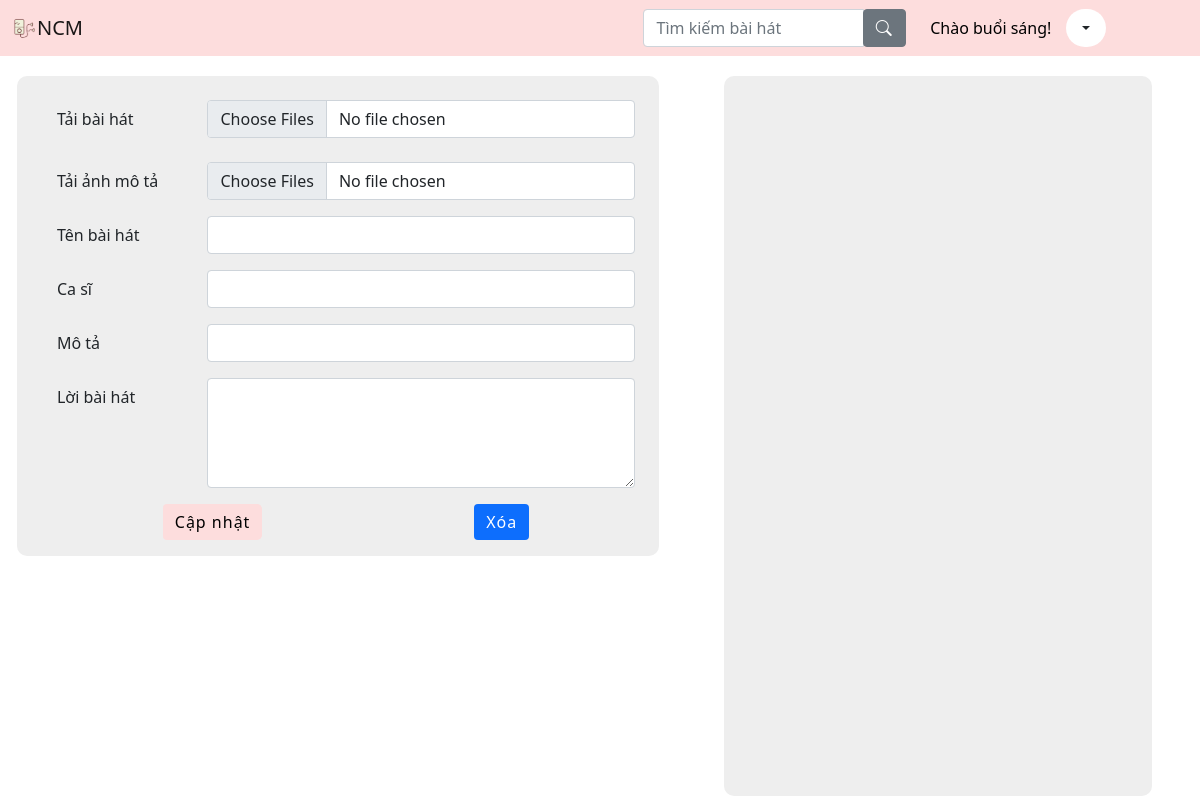
The page /admin.php (signed in) on the database as committed earlier.
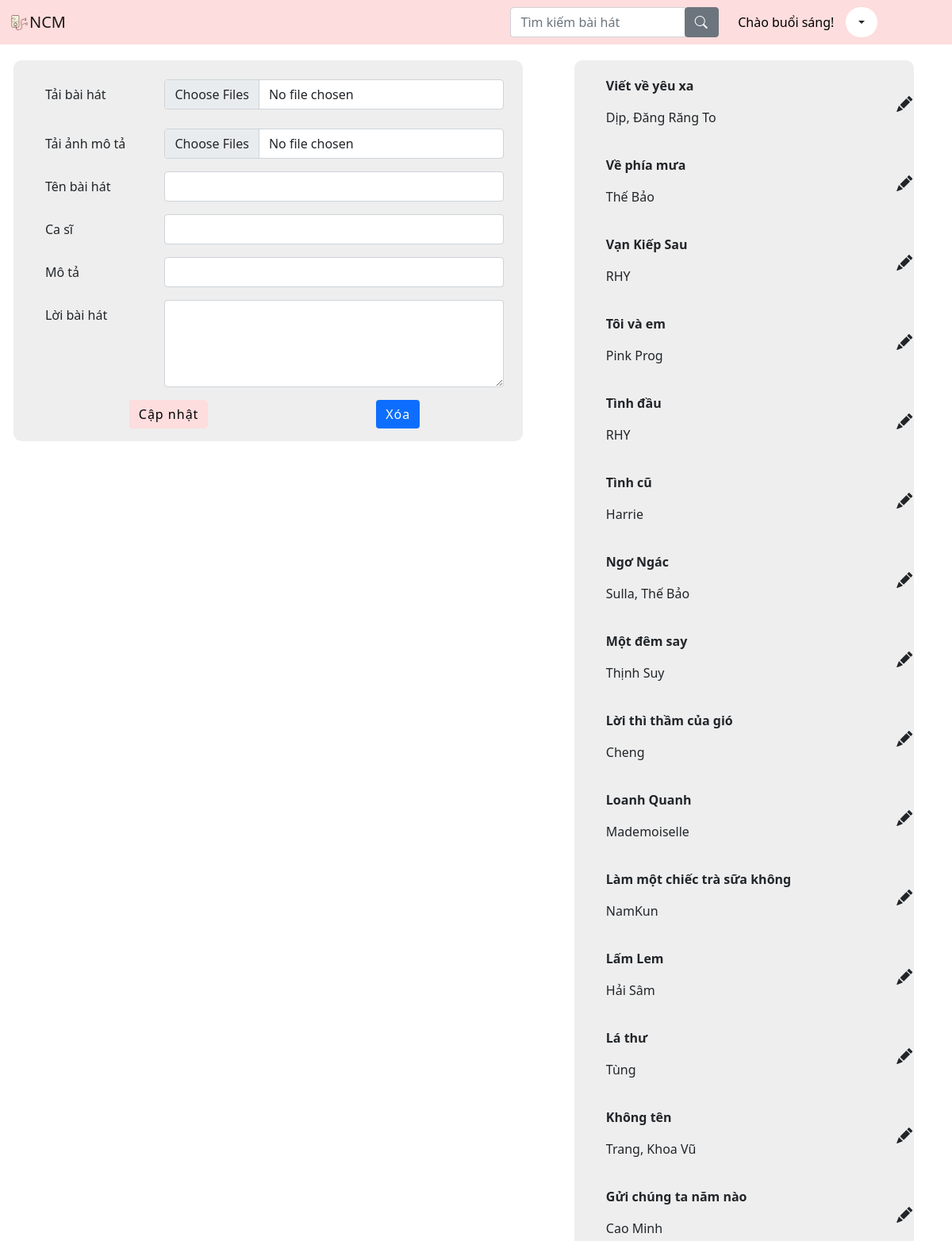
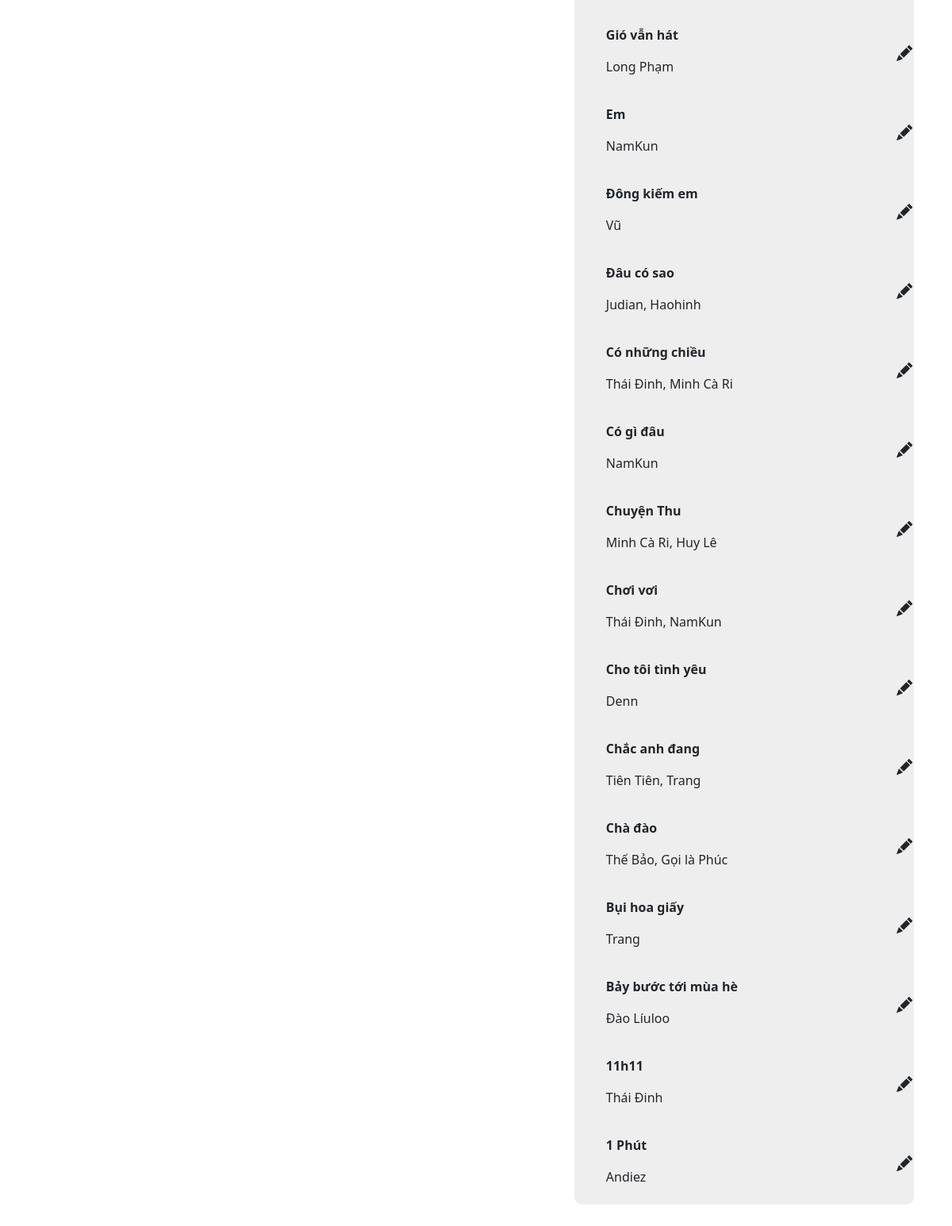
The same page on the database as committed later (2 pictures, top to bottom).
### tables this page shows
CREATE TABLE `songs` (
  `id` int(11) NOT NULL,
  `name` varchar(255) NOT NULL,
  `singer` varchar(255) NOT NULL,
  `music` varchar(255) NOT NULL,
  `cover` varchar(255) NOT NULL,
  `lyrics` text NOT NULL,
  `tag` varchar(255) NOT NULL DEFAULT 'Nhạc, NCM',
  `view` int(255) NOT NULL DEFAULT 0
);

### admin.php (the view, shortened to what the changed rows need)
<?php
@include 'config.php';
?>
<!doctype html>
<html lang="vi">
<head>
    <link href="https://cdn.jsdelivr.net/npm/bootstrap@5.0.2/dist/css/bootstrap.min.css" rel="stylesheet">
    <link href="https://cdn.jsdelivr.net/npm/bootstrap-icons@1.9.1/font/bootstrap-icons.css"  rel="stylesheet">
    <link rel='stylesheet' href='styles/style.css'>
</head>
<body>
    <content class="row w-100">
        <div class="sub-play col-12 col-lg-5">
            <div class="container vertical-scrollable">
                <?php
                $rows = mysqli_query($conn, "SELECT * FROM songs ORDER BY id DESC")
                ?>
                <div class="row text-right">
                <?php foreach ($rows as $row) : ?>
                    <li class="item" value="<?php echo $row["id"]; ?>">
                        <p><b><?php echo $row["name"]; ?></b></p>
                        <p><?php echo $row["singer"]; ?></p>
                        <i class="bi bi-pencil-fill"></i>
                    </li>
                <?php endforeach; ?>
                </div>
            </div>
        </div>
    </content>
</body>
</html>

Rows that differ between the two databases and show on the page:
added songs: $row["id"] 30 (drawn), name "Viết về yêu xa", singer "Dịp, Đăng Răng To"
added songs: $row["id"] 29 (drawn), name "Về phía mưa", singer "Thế Bảo"
added songs: $row["id"] 28 (drawn), name "Vạn Kiếp Sau", singer "RHY"
added songs: $row["id"] 27 (drawn), name "Tôi và em", singer "Pink Prog"
added songs: $row["id"] 26 (drawn), name "Tình đầu", singer "RHY"
added songs: $row["id"] 25 (drawn), name "Tình cũ", singer "Harrie"
added songs: $row["id"] 24 (drawn), name "Ngơ Ngác", singer "Sulla, Thế Bảo"
added songs: $row["id"] 23 (drawn), name "Một đêm say", singer "Thịnh Suy"
added songs: $row["id"] 22 (drawn), name "Lời thì thầm của gió", singer "Cheng"
added songs: $row["id"] 21 (drawn), name "Loanh Quanh", singer "Mademoiselle"
added songs: $row["id"] 20 (drawn), name "Làm một chiếc trà sữa không", singer "NamKun"
added songs: $row["id"] 19 (drawn), name "Lấm Lem", singer "Hải Sâm"
added songs: $row["id"] 18 (drawn), name "Lá thư", singer "Tùng"
added songs: $row["id"] 17 (drawn), name "Không tên", singer "Trang, Khoa Vũ"
added songs: $row["id"] 16 (drawn), name "Gửi chúng ta năm nào", singer "Cao Minh"
added songs: $row["id"] 15 (drawn), name "Gió vẫn hát", singer "Long Phạm"
added songs: $row["id"] 14 (drawn), name "Em", singer "NamKun"
added songs: $row["id"] 13 (drawn), name "Đông kiếm em", singer "Vũ"
added songs: $row["id"] 12 (drawn), name "Đâu có sao", singer "Judian, Haohinh"
added songs: $row["id"] 11 (drawn), name "Có những chiều", singer "Thái Đinh, Minh Cà Ri"
added songs: $row["id"] 10 (drawn), name "Có gì đâu", singer "NamKun"
added songs: $row["id"] 9 (drawn), name "Chuyện Thu", singer "Minh Cà Ri, Huy Lê"
added songs: $row["id"] 8 (drawn), name "Chơi vơi", singer "Thái Đinh, NamKun"
added songs: $row["id"] 7 (drawn), name "Cho tôi tình yêu", singer "Denn"
added songs: $row["id"] 6 (drawn), name "Chắc anh đang", singer "Tiên Tiên, Trang"
added songs: $row["id"] 5 (drawn), name "Chà đào", singer "Thế Bảo, Gọi là Phúc"
added songs: $row["id"] 4 (drawn), name "Bụi hoa giấy", singer "Trang"
added songs: $row["id"] 3 (drawn), name "Bảy bước tới mùa hè", singer "Đào Líuloo"
added songs: $row["id"] 2 (drawn), name "11h11", singer "Thái Đinh"
added songs: $row["id"] 1 (drawn), name "1 Phút", singer "Andiez"
